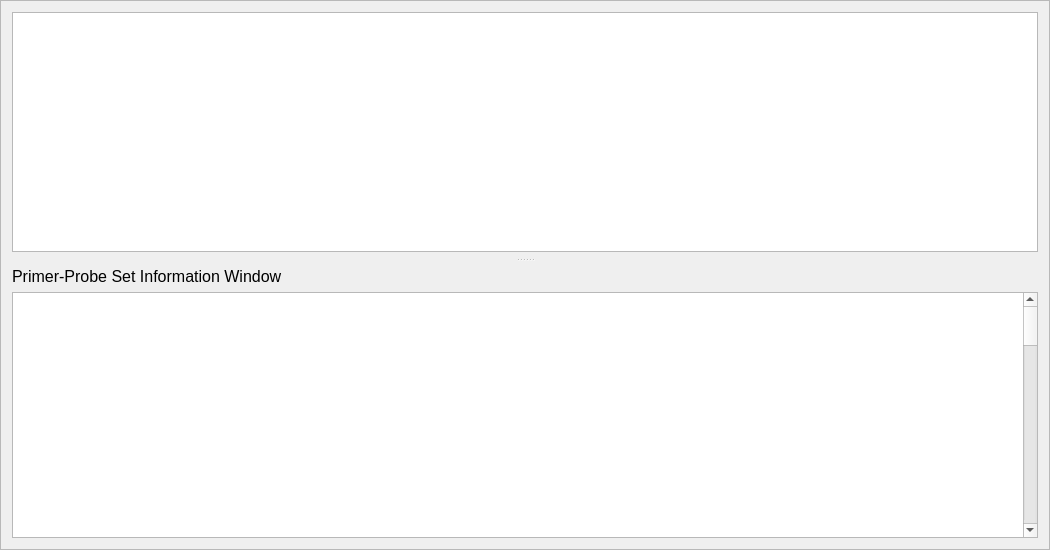
<?xml version="1.0" encoding="UTF-8"?>
<ui version="4.0">
 <class>TripleReportFrame</class>
 <widget class="QFrame" name="TripleReportFrame">
  <property name="geometry">
   <rect>
    <x>0</x>
    <y>0</y>
    <width>1050</width>
    <height>550</height>
   </rect>
  </property>
  <property name="contextMenuPolicy">
   <enum>Qt::CustomContextMenu</enum>
  </property>
  <property name="windowTitle">
   <string>Frame</string>
  </property>
  <property name="frameShape">
   <enum>QFrame::StyledPanel</enum>
  </property>
  <property name="frameShadow">
   <enum>QFrame::Raised</enum>
  </property>
  <layout class="QGridLayout" name="gridLayout">
   <item row="0" column="0">
    <widget class="QSplitter" name="splitter">
     <property name="orientation">
      <enum>Qt::Vertical</enum>
     </property>
     <property name="handleWidth">
      <number>15</number>
     </property>
     <widget class="QTableView" name="tableView">
      <property name="enabled">
       <bool>true</bool>
      </property>
      <property name="focusPolicy">
       <enum>Qt::NoFocus</enum>
      </property>
      <property name="contextMenuPolicy">
       <enum>Qt::CustomContextMenu</enum>
      </property>
      <property name="midLineWidth">
       <number>-1</number>
      </property>
      <property name="alternatingRowColors">
       <bool>true</bool>
      </property>
      <property name="selectionBehavior">
       <enum>QAbstractItemView::SelectRows</enum>
      </property>
      <property name="showGrid">
       <bool>true</bool>
      </property>
      <property name="gridStyle">
       <enum>Qt::SolidLine</enum>
      </property>
      <property name="sortingEnabled">
       <bool>true</bool>
      </property>
      <property name="wordWrap">
       <bool>false</bool>
      </property>
      <attribute name="verticalHeaderDefaultSectionSize">
       <number>20</number>
      </attribute>
     </widget>
     <widget class="QWidget" name="layoutWidget">
      <layout class="QVBoxLayout" name="verticalLayout">
       <item>
        <widget class="QLabel" name="label">
         <property name="font">
          <font>
           <pointsize>12</pointsize>
          </font>
         </property>
         <property name="text">
          <string>Primer-Probe Set Information Window</string>
         </property>
        </widget>
       </item>
       <item>
        <widget class="QTextEdit" name="textEdit">
         <property name="font">
          <font>
           <family>Courier New</family>
           <pointsize>10</pointsize>
           <weight>75</weight>
           <italic>true</italic>
           <bold>true</bold>
          </font>
         </property>
         <property name="lineWrapMode">
          <enum>QTextEdit::NoWrap</enum>
         </property>
         <property name="html">
          <string>&lt;!DOCTYPE HTML PUBLIC &quot;-//W3C//DTD HTML 4.0//EN&quot; &quot;http://www.w3.org/TR/REC-html40/strict.dtd&quot;&gt;
&lt;html&gt;&lt;head&gt;&lt;meta name=&quot;qrichtext&quot; content=&quot;1&quot; /&gt;&lt;style type=&quot;text/css&quot;&gt;
p, li { white-space: pre-wrap; }
&lt;/style&gt;&lt;/head&gt;&lt;body style=&quot; font-family:'Courier New'; font-size:10pt; font-weight:600; font-style:italic;&quot;&gt;
&lt;table border=&quot;0&quot; style=&quot;-qt-table-type: root; margin-top:4px; margin-bottom:4px; margin-left:4px; margin-right:4px;&quot;&gt;
&lt;tr&gt;
&lt;td style=&quot;border: none;&quot;&gt;
&lt;p style=&quot;-qt-paragraph-type:empty; margin-top:0px; margin-bottom:0px; margin-left:0px; margin-right:0px; -qt-block-indent:0; text-indent:0px;&quot;&gt;&lt;br /&gt;&lt;/p&gt;
&lt;p style=&quot;-qt-paragraph-type:empty; margin-top:0px; margin-bottom:0px; margin-left:0px; margin-right:0px; -qt-block-indent:0; text-indent:0px;&quot;&gt;&lt;br /&gt;&lt;/p&gt;
&lt;p style=&quot;-qt-paragraph-type:empty; margin-top:0px; margin-bottom:0px; margin-left:0px; margin-right:0px; -qt-block-indent:0; text-indent:0px;&quot;&gt;&lt;br /&gt;&lt;/p&gt;
&lt;p style=&quot;-qt-paragraph-type:empty; margin-top:0px; margin-bottom:0px; margin-left:0px; margin-right:0px; -qt-block-indent:0; text-indent:0px;&quot;&gt;&lt;br /&gt;&lt;/p&gt;
&lt;p style=&quot;-qt-paragraph-type:empty; margin-top:0px; margin-bottom:0px; margin-left:0px; margin-right:0px; -qt-block-indent:0; text-indent:0px;&quot;&gt;&lt;br /&gt;&lt;/p&gt;
&lt;p style=&quot;-qt-paragraph-type:empty; margin-top:0px; margin-bottom:0px; margin-left:0px; margin-right:0px; -qt-block-indent:0; text-indent:0px;&quot;&gt;&lt;br /&gt;&lt;/p&gt;
&lt;p style=&quot; margin-top:0px; margin-bottom:0px; margin-left:0px; margin-right:0px; -qt-block-indent:0; text-indent:0px;&quot;&gt;&lt;span style=&quot; font-family:'SimSun'; font-weight:400; font-style:normal;&quot;&gt;&lt;br /&gt;&lt;/span&gt;&lt;/p&gt;
&lt;p style=&quot;-qt-paragraph-type:empty; margin-top:0px; margin-bottom:0px; margin-left:0px; margin-right:0px; -qt-block-indent:0; text-indent:0px; font-family:'Ubuntu Mono'; font-size:11pt; font-weight:400; font-style:normal;&quot;&gt;&lt;br /&gt;&lt;/p&gt;
&lt;p style=&quot; margin-top:0px; margin-bottom:0px; margin-left:0px; margin-right:0px; -qt-block-indent:0; text-indent:0px;&quot;&gt;&lt;span style=&quot; font-family:'Ubuntu Mono'; font-size:11pt; font-weight:400; font-style:normal;&quot;&gt;&lt;br /&gt;&lt;/span&gt;&lt;/p&gt;
&lt;p style=&quot;-qt-paragraph-type:empty; margin-top:0px; margin-bottom:0px; margin-left:0px; margin-right:0px; -qt-block-indent:0; text-indent:0px; font-family:'Ubuntu Mono'; font-size:11pt; font-weight:400; font-style:normal;&quot;&gt;&lt;br /&gt;&lt;/p&gt;
&lt;p style=&quot; margin-top:0px; margin-bottom:0px; margin-left:0px; margin-right:0px; -qt-block-indent:0; text-indent:0px;&quot;&gt;&lt;span style=&quot; font-family:'Ubuntu Mono'; font-size:11pt; font-weight:400; font-style:normal;&quot;&gt;&lt;br /&gt;&lt;/span&gt;&lt;/p&gt;
&lt;p style=&quot;-qt-paragraph-type:empty; margin-top:0px; margin-bottom:0px; margin-left:0px; margin-right:0px; -qt-block-indent:0; text-indent:0px; font-family:'Ubuntu Mono'; font-size:11pt; font-weight:400; font-style:normal;&quot;&gt;&lt;br /&gt;&lt;/p&gt;
&lt;p style=&quot; margin-top:0px; margin-bottom:0px; margin-left:0px; margin-right:0px; -qt-block-indent:0; text-indent:0px;&quot;&gt;&lt;span style=&quot; font-family:'Ubuntu Mono'; font-size:11pt; font-weight:400; font-style:normal;&quot;&gt;&lt;br /&gt;&lt;/span&gt;&lt;/p&gt;
&lt;p style=&quot;-qt-paragraph-type:empty; margin-top:0px; margin-bottom:0px; margin-left:0px; margin-right:0px; -qt-block-indent:0; text-indent:0px; font-family:'Ubuntu Mono'; font-size:11pt; font-weight:400; font-style:normal;&quot;&gt;&lt;br /&gt;&lt;/p&gt;
&lt;p style=&quot; margin-top:0px; margin-bottom:0px; margin-left:0px; margin-right:0px; -qt-block-indent:0; text-indent:0px;&quot;&gt;&lt;span style=&quot; font-family:'Ubuntu Mono'; font-size:11pt; font-weight:400; font-style:normal;&quot;&gt;&lt;br /&gt;&lt;/span&gt;&lt;/p&gt;
&lt;p style=&quot;-qt-paragraph-type:empty; margin-top:0px; margin-bottom:0px; margin-left:0px; margin-right:0px; -qt-block-indent:0; text-indent:0px; font-family:'Ubuntu Mono'; font-size:11pt; font-weight:400; font-style:normal;&quot;&gt;&lt;br /&gt;&lt;/p&gt;
&lt;p style=&quot; margin-top:0px; margin-bottom:0px; margin-left:0px; margin-right:0px; -qt-block-indent:0; text-indent:0px;&quot;&gt;&lt;span style=&quot; font-family:'Ubuntu Mono'; font-size:11pt; font-weight:400; font-style:normal;&quot;&gt;&lt;br /&gt;&lt;/span&gt;&lt;/p&gt;
&lt;p style=&quot;-qt-paragraph-type:empty; margin-top:0px; margin-bottom:0px; margin-left:0px; margin-right:0px; -qt-block-indent:0; text-indent:0px; font-family:'Ubuntu Mono'; font-size:11pt; font-weight:400; font-style:normal;&quot;&gt;&lt;br /&gt;&lt;/p&gt;
&lt;p style=&quot; margin-top:0px; margin-bottom:0px; margin-left:0px; margin-right:0px; -qt-block-indent:0; text-indent:0px;&quot;&gt;&lt;span style=&quot; font-family:'Ubuntu Mono'; font-size:11pt; font-weight:400; font-style:normal;&quot;&gt;&lt;br /&gt;&lt;/span&gt;&lt;/p&gt;
&lt;p style=&quot;-qt-paragraph-type:empty; margin-top:0px; margin-bottom:0px; margin-left:0px; margin-right:0px; -qt-block-indent:0; text-indent:0px; font-family:'Ubuntu Mono'; font-size:11pt; font-weight:400; font-style:normal;&quot;&gt;&lt;br /&gt;&lt;/p&gt;
&lt;p style=&quot; margin-top:0px; margin-bottom:0px; margin-left:0px; margin-right:0px; -qt-block-indent:0; text-indent:0px;&quot;&gt;&lt;span style=&quot; font-family:'Ubuntu Mono'; font-size:11pt; font-weight:400; font-style:normal;&quot;&gt;&lt;br /&gt;&lt;/span&gt;&lt;/p&gt;
&lt;p style=&quot;-qt-paragraph-type:empty; margin-top:0px; margin-bottom:0px; margin-left:0px; margin-right:0px; -qt-block-indent:0; text-indent:0px; font-family:'Ubuntu Mono'; font-size:11pt; font-weight:400; font-style:normal;&quot;&gt;&lt;br /&gt;&lt;/p&gt;
&lt;p style=&quot; margin-top:0px; margin-bottom:0px; margin-left:0px; margin-right:0px; -qt-block-indent:0; text-indent:0px;&quot;&gt;&lt;span style=&quot; font-family:'Ubuntu Mono'; font-size:11pt; font-weight:400; font-style:normal;&quot;&gt;&lt;br /&gt;&lt;/span&gt;&lt;/p&gt;
&lt;p style=&quot;-qt-paragraph-type:empty; margin-top:0px; margin-bottom:0px; margin-left:0px; margin-right:0px; -qt-block-indent:0; text-indent:0px; font-family:'Ubuntu Mono'; font-size:11pt; font-weight:400; font-style:normal;&quot;&gt;&lt;br /&gt;&lt;/p&gt;
&lt;p style=&quot; margin-top:0px; margin-bottom:0px; margin-left:0px; margin-right:0px; -qt-block-indent:0; text-indent:0px;&quot;&gt;&lt;span style=&quot; font-family:'Ubuntu Mono'; font-size:11pt; font-weight:400; font-style:normal;&quot;&gt;&lt;br /&gt;&lt;/span&gt;&lt;/p&gt;
&lt;p style=&quot;-qt-paragraph-type:empty; margin-top:0px; margin-bottom:0px; margin-left:0px; margin-right:0px; -qt-block-indent:0; text-indent:0px; font-family:'Ubuntu Mono'; font-size:11pt; font-weight:400; font-style:normal;&quot;&gt;&lt;br /&gt;&lt;/p&gt;
&lt;p style=&quot; margin-top:0px; margin-bottom:0px; margin-left:0px; margin-right:0px; -qt-block-indent:0; text-indent:0px;&quot;&gt;&lt;span style=&quot; font-family:'Ubuntu Mono'; font-size:11pt; font-weight:400; font-style:normal;&quot;&gt;&lt;br /&gt;&lt;/span&gt;&lt;/p&gt;
&lt;p style=&quot;-qt-paragraph-type:empty; margin-top:0px; margin-bottom:0px; margin-left:0px; margin-right:0px; -qt-block-indent:0; text-indent:0px; font-family:'SimSun'; font-size:11pt; font-weight:400; font-style:normal;&quot;&gt;&lt;br /&gt;&lt;/p&gt;
&lt;p style=&quot; margin-top:0px; margin-bottom:0px; margin-left:0px; margin-right:0px; -qt-block-indent:0; text-indent:0px;&quot;&gt;&lt;span style=&quot; font-family:'SimSun'; font-size:11pt; font-weight:400; font-style:normal;&quot;&gt;&lt;br /&gt;&lt;/span&gt;&lt;/p&gt;
&lt;p style=&quot;-qt-paragraph-type:empty; margin-top:0px; margin-bottom:0px; margin-left:0px; margin-right:0px; -qt-block-indent:0; text-indent:0px; font-family:'SimSun'; font-size:11pt; font-weight:400; font-style:normal;&quot;&gt;&lt;br /&gt;&lt;/p&gt;
&lt;p style=&quot; margin-top:0px; margin-bottom:0px; margin-left:0px; margin-right:0px; -qt-block-indent:0; text-indent:0px;&quot;&gt;&lt;span style=&quot; font-family:'SimSun'; font-size:11pt; font-weight:400; font-style:normal;&quot;&gt;&lt;br /&gt;&lt;/span&gt;&lt;/p&gt;
&lt;p style=&quot;-qt-paragraph-type:empty; margin-top:0px; margin-bottom:0px; margin-left:0px; margin-right:0px; -qt-block-indent:0; text-indent:0px; font-family:'SimSun'; font-size:11pt; font-weight:400; font-style:normal;&quot;&gt;&lt;br /&gt;&lt;/p&gt;
&lt;p style=&quot; margin-top:0px; margin-bottom:0px; margin-left:0px; margin-right:0px; -qt-block-indent:0; text-indent:0px;&quot;&gt;&lt;span style=&quot; font-family:'SimSun'; font-size:11pt; font-weight:400; font-style:normal;&quot;&gt;&lt;br /&gt;&lt;/span&gt;&lt;/p&gt;
&lt;p style=&quot;-qt-paragraph-type:empty; margin-top:0px; margin-bottom:0px; margin-left:0px; margin-right:0px; -qt-block-indent:0; text-indent:0px; font-family:'SimSun'; font-size:11pt; font-weight:400; font-style:normal;&quot;&gt;&lt;br /&gt;&lt;/p&gt;
&lt;p style=&quot; margin-top:0px; margin-bottom:0px; margin-left:0px; margin-right:0px; -qt-block-indent:0; text-indent:0px;&quot;&gt;&lt;span style=&quot; font-family:'SimSun'; font-size:11pt; font-weight:400; font-style:normal;&quot;&gt;&lt;br /&gt;&lt;/span&gt;&lt;/p&gt;
&lt;p style=&quot;-qt-paragraph-type:empty; margin-top:0px; margin-bottom:0px; margin-left:0px; margin-right:0px; -qt-block-indent:0; text-indent:0px; font-family:'SimSun'; font-size:11pt; font-weight:400; font-style:normal;&quot;&gt;&lt;br /&gt;&lt;/p&gt;
&lt;p style=&quot; margin-top:0px; margin-bottom:0px; margin-left:0px; margin-right:0px; -qt-block-indent:0; text-indent:0px;&quot;&gt;&lt;span style=&quot; font-family:'SimSun'; font-size:11pt; font-weight:400; font-style:normal;&quot;&gt;&lt;br /&gt;&lt;/span&gt;&lt;/p&gt;
&lt;p style=&quot;-qt-paragraph-type:empty; margin-top:0px; margin-bottom:0px; margin-left:0px; margin-right:0px; -qt-block-indent:0; text-indent:0px; font-family:'SimSun'; font-size:11pt; font-weight:400; font-style:normal;&quot;&gt;&lt;br /&gt;&lt;/p&gt;
&lt;p style=&quot; margin-top:0px; margin-bottom:0px; margin-left:0px; margin-right:0px; -qt-block-indent:0; text-indent:0px;&quot;&gt;&lt;span style=&quot; font-family:'SimSun'; font-size:11pt; font-weight:400; font-style:normal;&quot;&gt;&lt;br /&gt;&lt;/span&gt;&lt;/p&gt;
&lt;p style=&quot;-qt-paragraph-type:empty; margin-top:0px; margin-bottom:0px; margin-left:0px; margin-right:0px; -qt-block-indent:0; text-indent:0px; font-family:'SimSun'; font-size:11pt; font-weight:400; font-style:normal;&quot;&gt;&lt;br /&gt;&lt;/p&gt;
&lt;p style=&quot; margin-top:0px; margin-bottom:0px; margin-left:0px; margin-right:0px; -qt-block-indent:0; text-indent:0px;&quot;&gt;&lt;span style=&quot; font-family:'SimSun'; font-size:11pt; font-weight:400; font-style:normal;&quot;&gt;&lt;br /&gt;&lt;/span&gt;&lt;/p&gt;
&lt;p style=&quot;-qt-paragraph-type:empty; margin-top:0px; margin-bottom:0px; margin-left:0px; margin-right:0px; -qt-block-indent:0; text-indent:0px; font-family:'SimSun'; font-size:11pt; font-weight:400; font-style:normal;&quot;&gt;&lt;br /&gt;&lt;/p&gt;
&lt;p style=&quot; margin-top:0px; margin-bottom:0px; margin-left:0px; margin-right:0px; -qt-block-indent:0; text-indent:0px;&quot;&gt;&lt;span style=&quot; font-family:'SimSun'; font-size:11pt; font-weight:400; font-style:normal;&quot;&gt;&lt;br /&gt;&lt;/span&gt;&lt;/p&gt;
&lt;p style=&quot;-qt-paragraph-type:empty; margin-top:0px; margin-bottom:0px; margin-left:0px; margin-right:0px; -qt-block-indent:0; text-indent:0px; font-family:'SimSun'; font-size:11pt; font-weight:400; font-style:normal;&quot;&gt;&lt;br /&gt;&lt;/p&gt;
&lt;p style=&quot; margin-top:0px; margin-bottom:0px; margin-left:0px; margin-right:0px; -qt-block-indent:0; text-indent:0px;&quot;&gt;&lt;span style=&quot; font-family:'SimSun'; font-size:11pt; font-weight:400; font-style:normal;&quot;&gt;&lt;br /&gt;&lt;/span&gt;&lt;/p&gt;
&lt;p style=&quot;-qt-paragraph-type:empty; margin-top:0px; margin-bottom:0px; margin-left:0px; margin-right:0px; -qt-block-indent:0; text-indent:0px; font-family:'SimSun'; font-size:8pt; font-weight:400; font-style:normal;&quot;&gt;&lt;br /&gt;&lt;/p&gt;
&lt;p style=&quot; margin-top:0px; margin-bottom:0px; margin-left:0px; margin-right:0px; -qt-block-indent:0; text-indent:0px;&quot;&gt;&lt;span style=&quot; font-family:'SimSun'; font-size:8pt; font-weight:400; font-style:normal;&quot;&gt;&lt;br /&gt;&lt;/span&gt;&lt;/p&gt;
&lt;p style=&quot;-qt-paragraph-type:empty; margin-top:0px; margin-bottom:0px; margin-left:0px; margin-right:0px; -qt-block-indent:0; text-indent:0px; font-family:'SimSun'; font-size:8pt; font-weight:400; font-style:normal;&quot;&gt;&lt;br /&gt;&lt;/p&gt;
&lt;p style=&quot; margin-top:0px; margin-bottom:0px; margin-left:0px; margin-right:0px; -qt-block-indent:0; text-indent:0px;&quot;&gt;&lt;span style=&quot; font-family:'SimSun'; font-size:8pt; font-weight:400; font-style:normal;&quot;&gt;&lt;br /&gt;&lt;/span&gt;&lt;/p&gt;
&lt;p style=&quot;-qt-paragraph-type:empty; margin-top:0px; margin-bottom:0px; margin-left:0px; margin-right:0px; -qt-block-indent:0; text-indent:0px; font-family:'SimSun'; font-size:8pt; font-weight:400; font-style:normal;&quot;&gt;&lt;br /&gt;&lt;/p&gt;
&lt;p style=&quot; margin-top:0px; margin-bottom:0px; margin-left:0px; margin-right:0px; -qt-block-indent:0; text-indent:0px;&quot;&gt;&lt;span style=&quot; font-family:'SimSun'; font-size:8pt; font-weight:400; font-style:normal;&quot;&gt;&lt;br /&gt;&lt;/span&gt;&lt;/p&gt;
&lt;p style=&quot;-qt-paragraph-type:empty; margin-top:0px; margin-bottom:0px; margin-left:0px; margin-right:0px; -qt-block-indent:0; text-indent:0px; font-family:'SimSun'; font-size:8pt; font-weight:400; font-style:normal;&quot;&gt;&lt;br /&gt;&lt;/p&gt;
&lt;p style=&quot; margin-top:0px; margin-bottom:0px; margin-left:0px; margin-right:0px; -qt-block-indent:0; text-indent:0px;&quot;&gt;&lt;span style=&quot; font-family:'SimSun'; font-size:8pt; font-weight:400; font-style:normal;&quot;&gt;&lt;br /&gt;&lt;/span&gt;&lt;/p&gt;
&lt;p style=&quot;-qt-paragraph-type:empty; margin-top:0px; margin-bottom:0px; margin-left:0px; margin-right:0px; -qt-block-indent:0; text-indent:0px; font-family:'SimSun'; font-size:8pt; font-weight:400; font-style:normal;&quot;&gt;&lt;br /&gt;&lt;/p&gt;
&lt;p style=&quot; margin-top:0px; margin-bottom:0px; margin-left:0px; margin-right:0px; -qt-block-indent:0; text-indent:0px;&quot;&gt;&lt;span style=&quot; font-family:'SimSun'; font-size:8pt; font-weight:400; font-style:normal;&quot;&gt;&lt;br /&gt;&lt;/span&gt;&lt;/p&gt;
&lt;p style=&quot;-qt-paragraph-type:empty; margin-top:0px; margin-bottom:0px; margin-left:0px; margin-right:0px; -qt-block-indent:0; text-indent:0px; font-family:'SimSun'; font-size:8pt; font-weight:400; font-style:normal;&quot;&gt;&lt;br /&gt;&lt;/p&gt;
&lt;p style=&quot; margin-top:0px; margin-bottom:0px; margin-left:0px; margin-right:0px; -qt-block-indent:0; text-indent:0px;&quot;&gt;&lt;span style=&quot; font-family:'SimSun'; font-size:8pt; font-weight:400; font-style:normal;&quot;&gt;&lt;br /&gt;&lt;/span&gt;&lt;/p&gt;&lt;/td&gt;&lt;/tr&gt;&lt;/table&gt;&lt;/body&gt;&lt;/html&gt;</string>
         </property>
        </widget>
       </item>
      </layout>
     </widget>
    </widget>
   </item>
  </layout>
 </widget>
 <resources/>
 <connections>
  <connection>
   <sender>tableView</sender>
   <signal>clicked(QModelIndex)</signal>
   <receiver>TripleReportFrame</receiver>
   <slot>click(QModelIndex)</slot>
   <hints>
    <hint type="sourcelabel">
     <x>58</x>
     <y>166</y>
    </hint>
    <hint type="destinationlabel">
     <x>5</x>
     <y>183</y>
    </hint>
   </hints>
  </connection>
  <connection>
   <sender>tableView</sender>
   <signal>customContextMenuRequested(QPoint)</signal>
   <receiver>TripleReportFrame</receiver>
   <slot>rightClick(QPoint)</slot>
   <hints>
    <hint type="sourcelabel">
     <x>43</x>
     <y>237</y>
    </hint>
    <hint type="destinationlabel">
     <x>4</x>
     <y>261</y>
    </hint>
   </hints>
  </connection>
 </connections>
 <slots>
  <slot>click(QModelIndex)</slot>
  <slot>rightClick(QPoint)</slot>
 </slots>
</ui>
